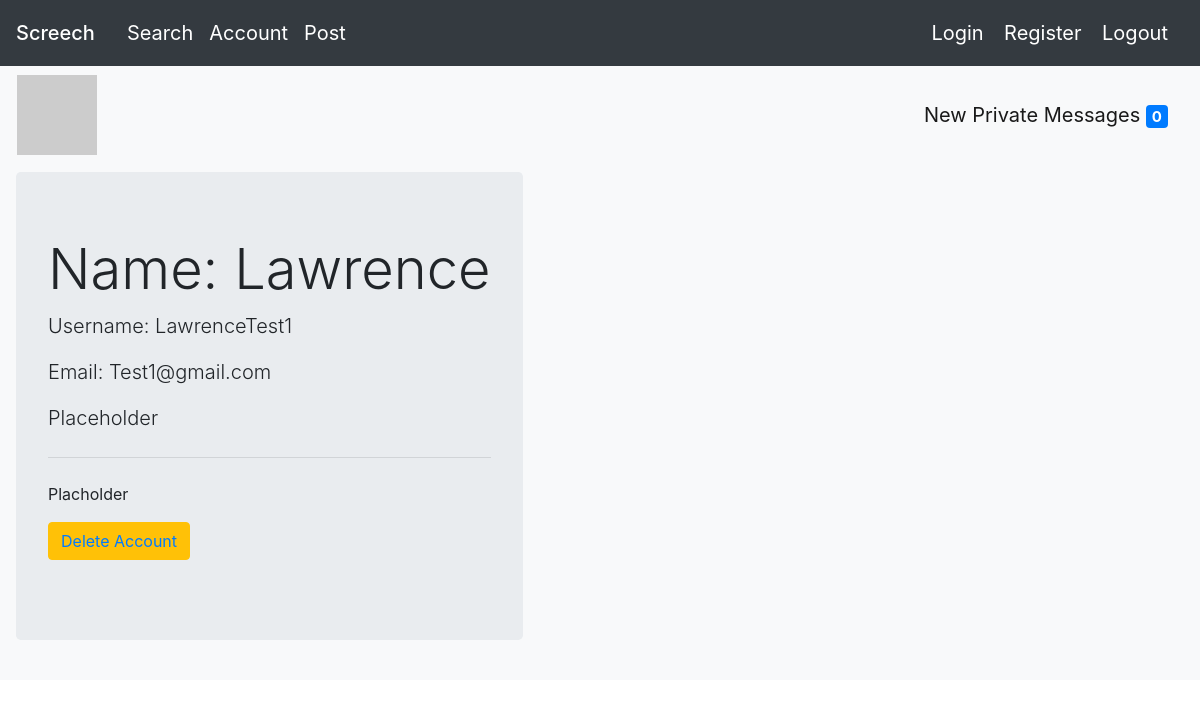
The app's page /account (signed in) with its own data.
### app/models.py (models this page shows, shortened)
class User(db.Model, UserMixin):
    id = db.Column(db.Integer, primary_key = True)
    username = db.Column(db.String(15))
    name = db.Column(db.String(15))
    password = db.Column(db.String(200))
    email = db.Column(db.String(32), unique = True)
    last_message_read_time = db.Column(db.DateTime)
    num_new_private_messages = db.Column(db.Integer)
    followed = db.relationship(
        'User', secondary=followers,
        primaryjoin=(followers.c.follower_id == id),
        secondaryjoin=(followers.c.followed_id == id),
        backref=db.backref('followers', lazy='dynamic'), lazy='dynamic')
    messages_sent = db.relationship('Message',
                                    foreign_keys='Message.sender_id',
                                    backref='author', lazy='dynamic')
    messages_received = db.relationship('Message',
                                        foreign_keys='Message.recipient_id',
                                        backref='recipient', lazy='dynamic')
    def avatar(self, size):
        digest = md5(self.email.lower().encode('utf-8')).hexdigest()
        return 'https://www.gravatar.com/avatar/{}?d=identicon&s={}'.format(
            digest, size)

### app/routes.py (the view)
@myapp_obj.route('/account')
def account():
    if current_user.is_authenticated is False:
        flash('Account cannot be accessed because User is not logged in')
        return redirect('/')
    user = current_user
    form = EmptyForm()
    return render_template("profile.html", user=user, form=form)

### app/models.py (called while the page is built)
@login.user_loader
def load_user(id):
    return User.query.get(int(id))

### app/templates/profile.html (shortened to what this page needs)
{% extends "base.html" %}
{% block mycontent %}
<nav class="navbar navbar-expand-lg navbar-light bg-light">
<table>
  <tr valign="top">
      <td><img src="{{ user.avatar(128) }}"></td>
  </tr>
</table>
<a class="navbar-brand" href="{{ url_for('messages') }}">
  {{ ('New Private Messages') }}
  <span class="badge badge-primary">
    {{ user.num_new_private_messages }}
  </span>
</a>
</nav>
<nav class="navbar navbar-expand-lg navbar-light bg-light">
    <div class="jumbotron">
        <h1 class="display-4">Name: {{ user.name }}</h1>
        <p class="lead">Username: {{ user.username }}</p>
        <p class="lead">Email: {{ user.email }}</p>
        <p class="lead">Placeholder</p>
        <hr class="my-4">
        <p>Placholder</p>
        <p class="lead">
          <a href="/delete"><button type="button" class="btn btn-warning">
            Delete Account
          </a></button>
        </p>
    </div>
</nav>
{% endblock %}

### records on screen
User: num_new_private_messages "0", name "Lawrence", username "LawrenceTest1", email "Test1@gmail.com"

### other values on screen
{{ ('New Private Messages') }} "New Private Messages"
